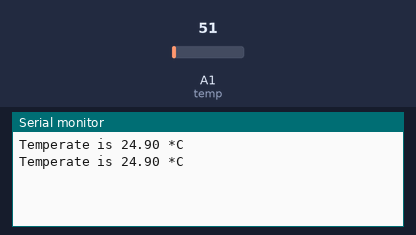
Simulated run of this sketch. Board: Arduino Uno, built with avr-gcc and run on an emulated ATmega328P. On the bench: the last lines printed to the serial monitor. Inputs (shaded band) come from the test bench; at power-on: A1 (temp) = 51.

Above: at 1.8 s.
1.9 s: A1 (temp) set to 61
At 2.5 s:
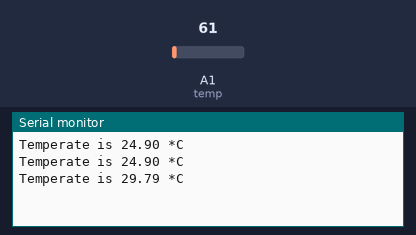
3.4 s: A1 (temp) set to 71
At 4.8 s:
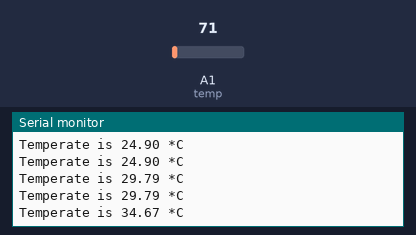
Timing chart, 0 to 6.4 s (numbered marks = the images above; inputs shaded):
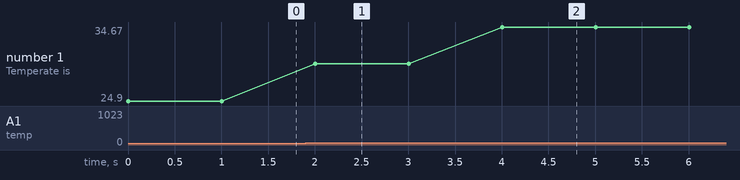

The sketch:

TEMPERATURE.ino
```cpp
int temp=A1;
int LED=5;
float value,mv,cel,farh;

void setup()
{
  Serial.begin(9600);
  pinMode(temp,INPUT);
  pinMode(temp,INPUT);
}

void loop()
{
  value=analogRead(temp);
  mv=(value/1024.0)*5000;
  cel=mv/10;
  farh=(cel*9)/5+32;

  Serial.print("\nTemperate is ");
  Serial.print(cel);
  Serial.print(" *C");

  if(cel>=26.00)
  {
    digitalWrite(LED,HIGH);
  }

  else
  {
    digitalWrite(LED,LOW);
  }

  delay(1000);
}
```

Measured:
- after the input at 1.9 s, the serial monitor: prints a new line after 0.10 s (image 1)
- after the input at 3.4 s, the serial monitor: prints a new line after 0.60 s (image 2)
- plotted number 1: 24.9 → 29.79 after the input at 1.9 s, 29.79 → 34.67 after the input at 3.4 s
